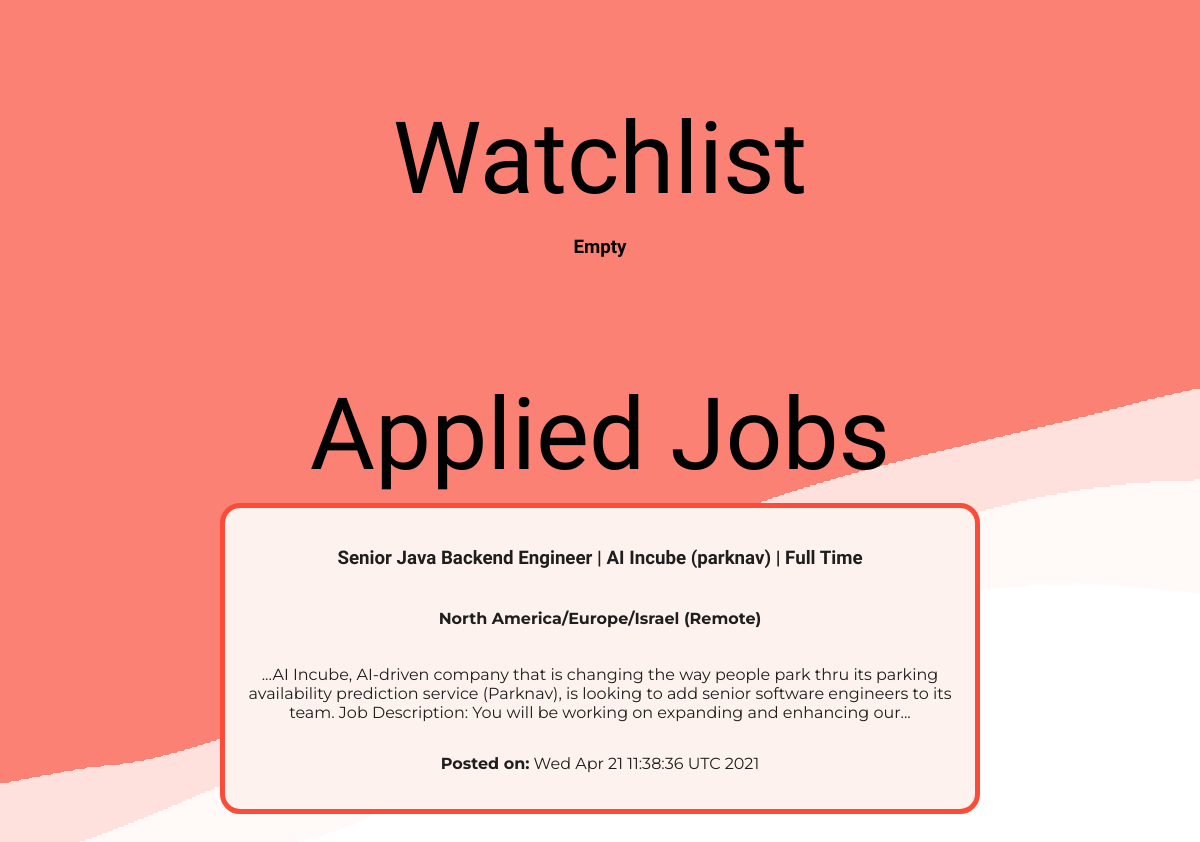
/watchlist (signed in), run on the app's committed database.
### tables this page shows
CREATE TABLE applied (
  user_id INTEGER NOT NULL,
  job_id INTEGER NOT NULL,
  responded INTEGER NOT NULL,
  interviewed INTEGER NOT NULL,
  finalised INTEGER NOT NULL,
  last_updated TEXT NOT NULL,
  FOREIGN KEY (user_id) REFERENCES user(id),
  FOREIGN KEY (job_id) REFERENCES job(id)
);

CREATE TABLE job (
  id TEXT PRIMARY KEY,
  title TEXT,
  job_type TEXT,
  description TEXT,
  location TEXT,
  company TEXT,
  created TEXT,
  url TEXT,
  salary INTEGER,
  in_watchlist BOOLEAN
);

### app/__init__.py (the view)
@app.route('/watchlist')
def get_watchlist_jobs():
    u_id = session.get('user_id')
    if u_id is not None:
        watchlist_jobs = get_watchlist(u_id)
        applied_jobs = get_applied(u_id)
    else:
        return redirect(url_for('get_login'))
    return render_template('watchlist.html', watchlist_jobs=watchlist_jobs, applied_jobs=applied_jobs)

### app/applyJobs.py (called while the page is built)
def get_applied(u_id):
    conn = db.get_db()
    cur = conn.cursor()
    cur.execute("SELECT * FROM job, applied WHERE applied.user_id = '%s' AND applied.job_id = job.id;" % (u_id))
    results = []
    for row in cur.fetchall():
        curr_job = {}
        curr_job['id'] = row['id']
        curr_job['title'] = row['title']
        curr_job['job_type'] = row['job_type']
        curr_job['description'] = row['description']
        curr_job['company'] = row['company']
        curr_job['location'] = row['location']
        curr_job['salary'] = row['salary']
        curr_job['url'] = row['url']
        curr_job['created'] = row['created']
        curr_job['in_watchlist'] = row['in_watchlist']
        results.append(curr_job)
    db.close_db()
    return results

### app/db.py (called while the page is built)
def get_db():
    if 'db' not in g:
        g.db = sqlite3.connect(
            current_app.config['DATABASE'],
            detect_types=sqlite3.PARSE_DECLTYPES
        )
        g.db.row_factory = sqlite3.Row
    return g.db

### app/templates/watchlist.html (shortened to what this page needs)
<!doctype html>
<html lang="en">
    <head>
        <link rel="stylesheet" href="https://cdnjs.cloudflare.com/ajax/libs/font-awesome/4.7.0/css/font-awesome.min.css">
        <link rel="stylesheet" href="static/css/nav.css">
        <link rel="stylesheet" href="static/css/home.css">
        <link rel="stylesheet" href="static/css/watchlist.css">
        <link rel="stylesheet" href="static/css/jobposting.css">
    </head>
    <body>
    <div class="title">Watchlist</div>
    <div id="watchlist-container">
        {% if watchlist_jobs == [] %}
            <h3>Empty</h3>
        {% endif %}
    </div>
    <div class="title">Applied Jobs</div>
    <div id="appliedjobs-container">
        {% for job in applied_jobs %}
            <div class="item" onclick="createJobPosting(event, {{job|striptags}}, '/watchlist')">
                {% if job.job_type == 'Unknown'%}
                    {% set jobtype = ''%}
                {% elif job.job_type == 'part_time' %}
                    {% set jobtype =  "   |   " + 'Part Time'%}
                {% elif job.job_type == 'full_time' %}
                    {% set jobtype = "   |   " + 'Full Time'%}
                {% else %}
                    {% set jobtype = "    |   " + job.job_type%}
                {% endif %}
                {% if job.company == 'Unknown'%}
                    {% set comp = ''%}
                {% else %}
                    {% set comp = "   |   " + job.company%}
                {% endif %}
                <h3>{{job.title}}     {{comp}}     {{jobtype}}</h3>
                <h4> {{job.location}}</h4>
                {% set descrip = job.description|striptags%}
                <p>...{{descrip[:250]}}...</p>
                <p> <b>Posted on:</b> {{job.created}} </p>
            </div>
        {% endfor %}
    </div>
    </body>
</html>

### app/static/css/nav.css (style rules this page uses)
body { margin-top: 48px; margin-bottom: 50px; padding:0; font-family: 'Montserrat', sans-serif; background-image: url(../img/bg.png); background-repeat: no-repeat; }

### app/static/css/home.css (style rules this page uses)
.title { font-family: 'Bebas Neue', cursive; font-size: 150px; text-align: center; margin-top: 150px; margin-bottom: -140px; margin-left: -200px; }
html { scroll-behavior: smooth; }
body { min-height: 100px; margin-bottom: 80px; }

### app/static/css/watchlist.css (style rules this page uses)
#watchlist-container { display: flex; margin: auto; width: 75%; flex-direction: column; text-align: center; justify-content: center; }
#appliedjobs-container { display: flex; margin: auto; width: 75%; flex-direction: column; text-align: center; justify-content: center; }
.title { font-family: 'Varela Round', sans-serif; font-size: 100px; text-align: center; margin-top: 100px; margin-bottom: 0px; margin-left: 0px; }

### app/static/css/jobposting.css (style rules this page uses)
.item { display: flex; flex-direction: column; padding: 20px; margin: 10px auto; background-color: #FDF2ED; width: 80%; height: fit-content; border: 5px solid rgb(252, 76, 56); border-radius: 20px; cursor: pointer; color: rgb(31, 30, 30); text-align: center; align-items: center; }
h3 { font-family: 'Varela Round', sans-serif; }

### data on the page
applied: title "Senior Java Backend Engineer", comp "| AI Incube (parknav)", jobtype "| Full Time", location "North America/Europe/Israel (Remote)", descrip "AI Incube, AI-driven company that is changing the way people park thru its parking availability prediction service (Parknav), is looking to add senior software engineers to its team. Job Description: You will be working on expanding and enhancing our", created "Wed Apr 21 11:38:36 UTC 2021"
